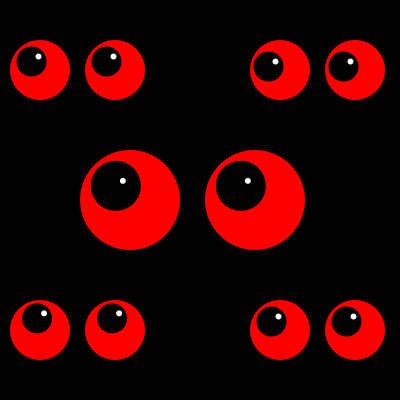
Frame 1 (no input)
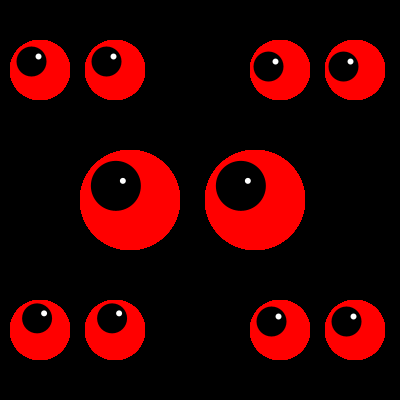
Frame 60 (the mouse pressed at the canvas centre just before this capture)
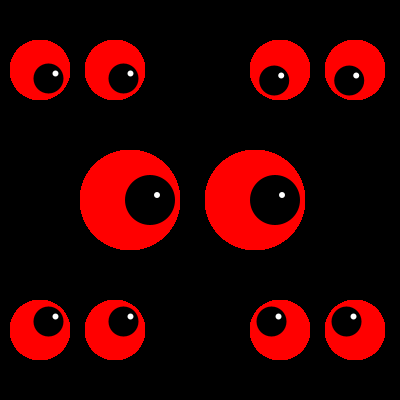
Frame 120 (the mouse held since frame 60 and released just before this capture)

The Processing sketch that drew these frames (run headless with seeded random() and noise(); from frame 60 on, the mouse is pressed at the canvas centre):

// Processing sketch: hw10e
// ── hw10e.pde
void setup() {
  size(400,400);  //resolution
  background(0);  //background color black
}

void draw() {     //draw eyes with variable size and xy pos
  drawEyes(130,200,100, computeAngle(width/4 ,height/4,mouseX/2,mouseY/2));   //middle pair eyes
  drawEyes(40,70,60,computeAngle(width/10,height/10,mouseX/2,mouseY/2));      //top left pair eyes
  drawEyes(280,70,60,computeAngle(width/3,height/10,mouseX/2,mouseY/2));      //top right pair eyes
  drawEyes(40,330,60,computeAngle(width/10,height/2.5,mouseX/2,mouseY/2));    //bot left pair eyes
  drawEyes(280,330,60,computeAngle(width/2.5,height/2.5,mouseX/2,mouseY/2));  //bot right pair eyes
}

void drawEyes(float x, float y, float r, float computeAngle) {  //function for drawing pair of eyes
  noStroke();                     //left eyeball
  fill(255,0,0);                  //sclera color
  ellipse(x, y, r, r);            //sclera
  fill(0);                        //pupil color
  float r2 = r * 0.5;
  float x2 = x + cos(computeAngle) * r2 * 0.4;  //angle of pupils
  float y2 = y - sin(computeAngle) * r2 * 0.4;  //angle of pupils
  ellipse(x2, y2, r2, r2);        //pupil
  fill(255);                      //pupilshine color
  ellipse(x2 + 7, y2 - 5, 6, 6);  //pupilshine
  noStroke();                           //right eyeball
  fill(255,0,0);
  ellipse(x+r2*2.5, y, r, r);           //sclera
  fill(0);
  float r3 = r * 0.5;
  float x3 = x + cos(computeAngle) * r2 * 0.4;
  float y3 = y - sin(computeAngle) * r2 * 0.4;
  ellipse(x3+r2*2.5, y3, r3, r3);       //pupil
  fill(255);
  ellipse(x3+r2*2.5 + 7, y3 - 5, 6, 6); //pupilshine
}

float computeAngle(float x1, float y1, float x2, float y2) {  //angle of pupil calculation
  return atan2(-(y2 - y1), x2 - x1);
}
